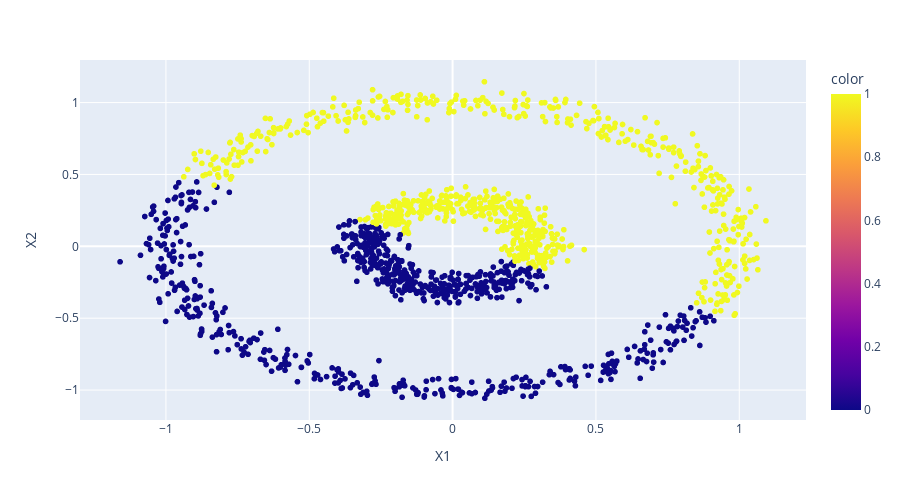

This figure's notebook cell:
### Code cell
display_categories(model,circles)

### Figure 1 — Plotly figure (JSON) as saved in the notebook; plotly's stock layout.template omitted (floating-point values rounded to 4 significant figures; data arrays with more than 128 entries replaced by an {"elided": "..."} marker saying what was removed)
{"data": [{"hovertemplate": "X1=%{x}<br>X2=%{y}<br>color=%{marker.color}<extra></extra>", "legendgroup": "", "marker": {"color": {"elided": "1500 int values"}, "coloraxis": "coloraxis", "symbol": "circle"}, "mode": "markers", "name": "", "showlegend": false, "type": "scattergl", "x": {"elided": "1500 float values"}, "xaxis": "x", "y": {"elided": "1500 float values"}, "yaxis": "y"}], "layout": {"coloraxis": {"colorbar": {"title": {"text": "color"}}, "colorscale": [[0, "#0d0887"], [0.1111, "#46039f"], [0.2222, "#7201a8"], [0.3333, "#9c179e"], [0.4444, "#bd3786"], [0.5556, "#d8576b"], [0.6667, "#ed7953"], [0.7778, "#fb9f3a"], [0.8889, "#fdca26"], [1, "#f0f921"]]}, "height": 500, "legend": {"tracegroupgap": 0}, "margin": {"t": 60}, "xaxis": {"anchor": "y", "domain": [0, 1], "title": {"text": "X1"}}, "yaxis": {"anchor": "x", "domain": [0, 1], "title": {"text": "X2"}}}}
